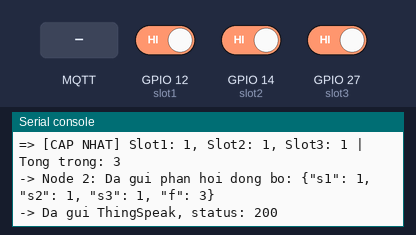
This program was run on a simulated ESP32 board running MicroPython. Shown: the last lines printed to the serial console. Wiring (from the project's diagram.json): switch on GPIO 12, switch on GPIO 14, switch on GPIO 27. The inputs (shaded band) are chosen by the test bench; at power-on: GPIO 12 (slot1) HIGH, GPIO 14 (slot2) HIGH, GPIO 27 (slot3) HIGH. WiFi joins after 1.5 s; random numbers come from a fixed seed; no MQTT or app messages arrive unless stated; requests to the public web service named in the program get a made-up reply in its usual format after 0.4 s (London, UTC, broken clouds, 64 % humidity, 1013 hPa unless stated); the clock reads 2024-03-15 10:24:30 at power-on unless the program sets it.

Above: at 2.8 s.
2.9 s: MQTT message "1" arrives on the first subscribed topic
At 4.2 s:
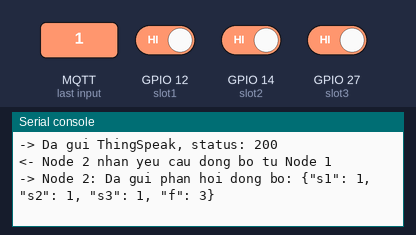
4.5 s: GPIO 12 (slot1) driven LOW
At 5.7 s:
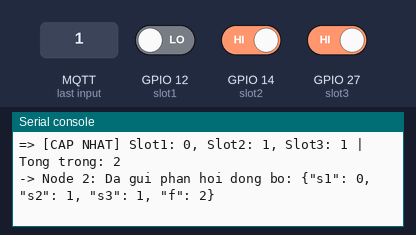
6.0 s: GPIO 14 (slot2) driven LOW
At 7.0 s:
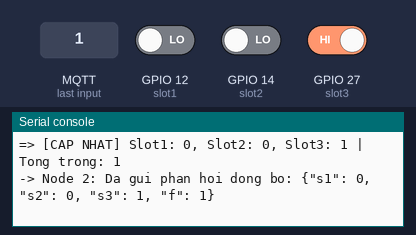
7.5 s: GPIO 27 (slot3) driven LOW
At 8.5 s:
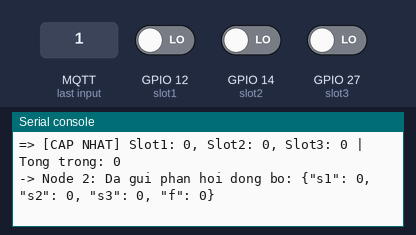
9.0 s: GPIO 12 (slot1) driven HIGH
At 9.7 s:
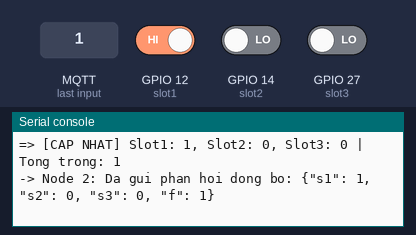
10.5 s: GPIO 14 (slot2) driven HIGH
At 11.2 s:
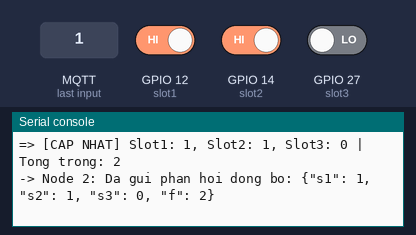

The program:

main.py
```python
import network
import time
import urequests
import ujson
import urandom
from machine import Pin
from umqtt_simple import MQTTClient

# 1. Cau hinh thong so
WIFI_SSID = 'Wokwi-GUEST'
WIFI_PASS = ''
MQTT_SERVER = 'broker.emqx.io'  # Dung emqx on dinh nhat cho Wokwi
MQTT_PORT = 1883
TOPIC_DATA = b'smart_parking_hcmut_2026_final'
TOPIC_REQ = b'smart_parking_hcmut_2026_req'
CLIENT_ID = b'node2_sensor_' + str(urandom.getrandbits(16))

THINGSPEAK_API_KEY = 'JXPT76YXOKG6DRZ3'
THINGSPEAK_URL = 'http://api.thingspeak.com/update'

# 2. Khoi tao cac chan Cam bien
slot1 = Pin(12, Pin.IN, Pin.PULL_UP)
slot2 = Pin(14, Pin.IN, Pin.PULL_UP)
slot3 = Pin(27, Pin.IN, Pin.PULL_UP)

print("--- KHOI DONG NODE 2 ---")

# 3. Ket noi Wi-Fi chuan (Sua loi vong lap cho IP de khong bi -202)
sta_if = network.WLAN(network.STA_IF)
sta_if.active(True)
sta_if.connect(WIFI_SSID, WIFI_PASS)

print("Dang cho IP Wi-Fi...", end="")
while not sta_if.isconnected():
    print(".", end="")
    time.sleep(0.5)
print("\nNode 2 Wi-Fi OK! IP:", sta_if.ifconfig()[0])

current_payload = ""

def send_status():
    global current_payload
    if current_payload and client:
        try:
            client.publish(TOPIC_DATA, current_payload)
            print("-> Node 2: Da gui phan hoi dong bo:", current_payload)
        except Exception as e:
            print("Loi gui phan hoi:", e)

def mqtt_callback(topic, msg):
    print("<- Node 2 nhan yeu cau dong bo tu Node 1")
    send_status()

# 4. Ket noi MQTT Broker
def connect_mqtt():
    print("Node 2: Dang ket noi MQTT Server...")
    c = MQTTClient(CLIENT_ID, MQTT_SERVER, port=MQTT_PORT, keepalive=60)
    c.set_callback(mqtt_callback)
    c.connect()
    c.subscribe(TOPIC_REQ)
    print("Node 2: Da ket noi MQTT thanh cong!")
    return c

client = None
while client is None:
    try:
        client = connect_mqtt()
    except Exception as e:
        print("Loi MQTT, dang thu lai...", e)
        time.sleep(2)

last_state = None
last_thingspeak_time = 0

while True:
    try:
        client.check_msg()
    except OSError:
        try:
            client = connect_mqtt()
        except:
            pass

    s1 = 0 if slot1.value() == 0 else 1
    s2 = 0 if slot2.value() == 0 else 1
    s3 = 0 if slot3.value() == 0 else 1

    current_state = (s1, s2, s3)
    free_slots = s1 + s2 + s3
    current_time = time.time()

    current_payload = ujson.dumps({
        "s1": s1,
        "s2": s2,
        "s3": s3,
        "f": free_slots
    })

    if current_state != last_state:
        print(f"=> [CAP NHAT] Slot1: {s1}, Slot2: {s2}, Slot3: {s3} | Tong trong: {free_slots}")
        send_status()

        if current_time - last_thingspeak_time >= 15:
            try:
                url = f"{THINGSPEAK_URL}?api_key={THINGSPEAK_API_KEY}&field1={free_slots}&field2={s1}&field3={s2}&field4={s3}"
                res = urequests.get(url)
                print("-> Da gui ThingSpeak, status:", res.status_code)
                res.close()
                last_thingspeak_time = current_time
            except Exception as e:
                print("Loi gui ThingSpeak:", e)

        last_state = current_state

    time.sleep(0.2)
```

Measured:
- after the input at 2.9 s, the serial console: prints a new line after 0.16 s (image 1)
- after the input at 4.5 s, the serial console: prints a new line after 0.16 s (image 2)
- after the input at 6.0 s, the serial console: prints a new line after 0.07 s (image 3)
- after the input at 7.5 s, the serial console: prints a new line after 0.18 s (image 4)
- after the input at 9.0 s, the serial console: prints a new line after 0.08 s (image 5)
- after the input at 10.5 s, the serial console: prints a new line after 0.19 s (image 6)
